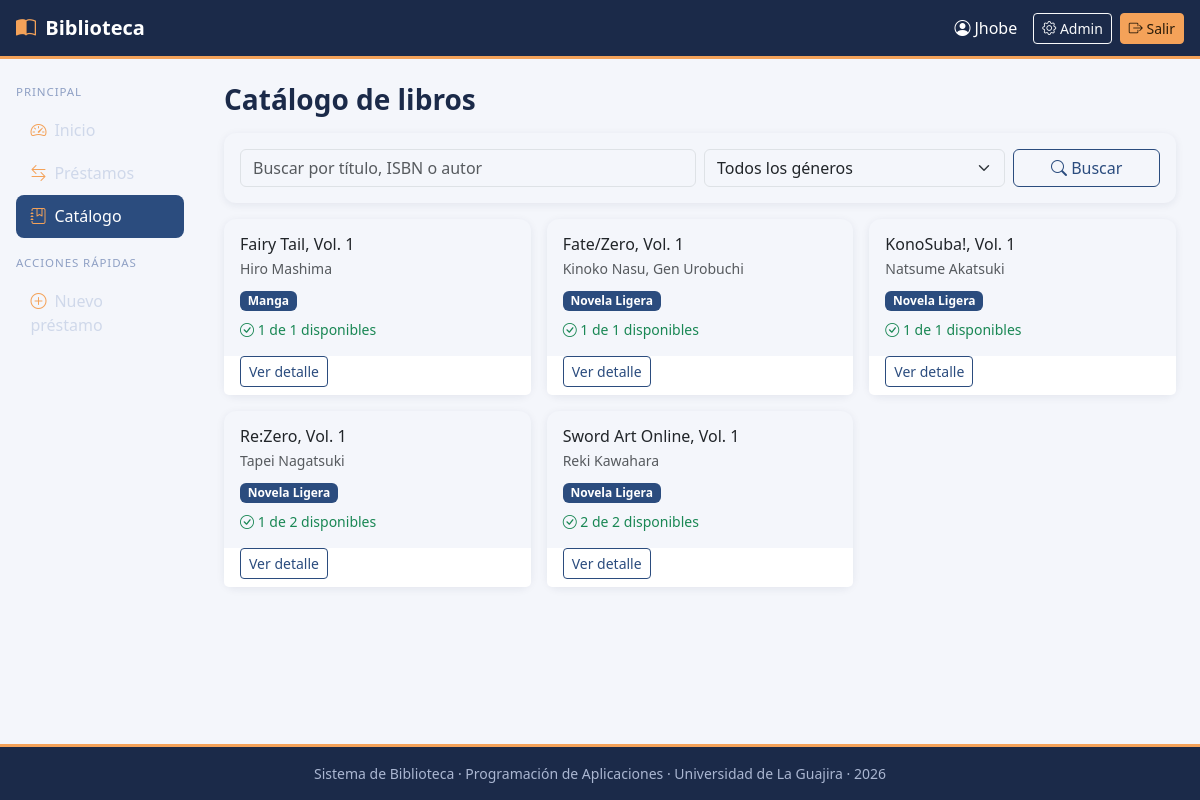
Page /libros/ (signed in) on the committed database.
### apps/libros/models.py (models this page shows, shortened)
class Libro(models.Model):
    pk_lib_id = models.AutoField(primary_key=True)
    lib_titulo = models.CharField(max_length=180)
    lib_isbn = models.CharField(max_length=20, unique=True)
    lib_editorial = models.CharField(max_length=120, blank=True)
    lib_anio_publicacion = models.PositiveSmallIntegerField(null=True, blank=True)
    lib_genero = models.CharField(max_length=80, blank=True)
    lib_descripcion = models.TextField(blank=True)
    lib_autores = models.ManyToManyField(
        'autores.Autor', through='libro_autor.LibroAutor', related_name='libros', blank=True
    )
    class Meta:
        db_table = 'tbl_libro'
        ordering = ['lib_titulo']
        verbose_name = 'libro'
        verbose_name_plural = 'libros'

### apps/autores/models.py (models this page shows)
class Autor(models.Model):
    pk_aut_id = models.AutoField(primary_key=True)
    aut_nombre = models.CharField(max_length=120)
    aut_apellido = models.CharField(max_length=120)
    aut_nacionalidad = models.CharField(max_length=80, blank=True)
    aut_fecha_nacimiento = models.DateField(null=True, blank=True)
    class Meta:
        db_table = 'tbl_autor'
        ordering = ['aut_apellido', 'aut_nombre']
        verbose_name = 'autor'
        verbose_name_plural = 'autores'
    def __str__(self):
        return f'{self.aut_nombre} {self.aut_apellido}'

### apps/libros/views.py (the view)
# urls.py: path('', views.lista, name='lista'),
@login_required
def lista(request):
    q = request.GET.get('q', '').strip()
    genero = request.GET.get('genero', '')
    libros = Libro.objects.prefetch_related('lib_autores').annotate(
        disponibles=Count('ejemplares', filter=Q(ejemplares__eje_estado='disponible')),
        total=Count('ejemplares'),
    ).order_by('lib_titulo')
    if q:
        libros = libros.filter(
            Q(lib_titulo__icontains=q) | Q(lib_isbn__icontains=q)
            | Q(lib_autores__aut_nombre__icontains=q) | Q(lib_autores__aut_apellido__icontains=q)
        ).distinct()
    if genero:
        libros = libros.filter(lib_genero=genero)
    generos = (Libro.objects.exclude(lib_genero='').order_by('lib_genero')
               .values_list('lib_genero', flat=True).distinct())
    pagina = Paginator(libros, 9).get_page(request.GET.get('page'))
    return render(request, 'libros/lista.html', {
        'pagina': pagina, 'q': q, 'genero': genero, 'generos': generos,
    })

### templates/libros/lista.html (shortened to what this page needs)
{% extends 'base.html' %}
{% block contenido %}
<h1 class="h3 titulo-pagina mb-3">Catálogo de libros</h1>
<form method="get" class="card card-body mb-3">
  <div class="row g-2">
    <div class="col-md-6">
      <input type="text" name="q" value="{{ q }}" class="form-control" placeholder="Buscar por título, ISBN o autor">
    </div>
    <div class="col-md-4">
      <select name="genero" class="form-select">
        <option value="">Todos los géneros</option>
      </select>
    </div>
    <div class="col-md-2 d-grid">
      <button class="btn btn-outline-primary" type="submit"><i class="bi bi-search"></i> Buscar</button>
    </div>
  </div>
</form>
<div class="row g-3">
  {% for l in pagina %}
  <div class="col-md-6 col-xl-4">
    <div class="card h-100">
      <div class="card-body">
        <h2 class="h6 mb-1">{{ l.lib_titulo }}</h2>
        <p class="text-muted small mb-2">
          {% for a in l.lib_autores.all %}{{ a }}{% if not forloop.last %}, {% endif %}{% empty %}Autor sin registrar{% endfor %}
        </p>
        {% if l.lib_genero %}<span class="badge text-bg-primary">{{ l.lib_genero }}</span>{% endif %}
        <p class="small mt-2 mb-0">
          {% if l.disponibles > 0 %}<span class="text-success"><i class="bi bi-check-circle"></i> {{ l.disponibles }} de {{ l.total }} disponibles</span>
          {% else %}<span class="text-danger"><i class="bi bi-x-circle"></i> Sin ejemplares disponibles</span>{% endif %}
        </p>
      </div>
      <div class="card-footer bg-white border-0 pt-0">
        <a href="{% url 'libros:detalle' l.pk_lib_id %}" class="btn btn-sm btn-outline-primary">Ver detalle</a>
      </div>
    </div>
  </div>
  {% empty %}
  <div class="col-12"><div class="alert alert-light text-center">No se encontraron libros.</div></div>
  {% endfor %}
</div>
{% endblock %}

### templates/base.html (shortened to what this page needs)
{% load static %}<!DOCTYPE html>
<html lang="es">
<head>
  <link href="https://cdn.jsdelivr.net/npm/bootstrap@5.3.3/dist/css/bootstrap.min.css" rel="stylesheet">
  <link href="https://cdn.jsdelivr.net/npm/bootstrap-icons@1.11.3/font/bootstrap-icons.css" rel="stylesheet">
  <link href="{% static 'css/estilos.css' %}" rel="stylesheet">
</head>
<body>
  {% with ns=request.resolver_match.namespace %}
  <nav class="navbar navbar-dark navbar-bib px-3">
    <div class="d-flex align-items-center">
      <a class="navbar-brand fw-bold" href="{% url 'inicio' %}">
        <i class="bi bi-book-half me-1"></i> Biblioteca
      </a>
    </div>
    <div class="d-flex align-items-center text-white">
      {% if user.is_authenticated %}
        <span class="me-3 d-none d-sm-inline"><i class="bi bi-person-circle me-1"></i>{{ user.get_username }}</span>
        {% if user.is_staff %}
        <a class="btn btn-sm btn-outline-light me-2" href="{% url 'admin:index' %}">
          <i class="bi bi-gear"></i> Admin
        </a>
        {% endif %}
        <form method="post" action="{% url 'logout' %}" class="m-0">
          <button type="submit" class="btn btn-sm btn-acento"><i class="bi bi-box-arrow-right"></i> Salir</button>
        </form>
      {% else %}
        <a class="btn btn-sm btn-acento" href="{% url 'login' %}"><i class="bi bi-box-arrow-in-right"></i> Ingresar</a>
      {% endif %}
    </div>
  </nav>
  <div class="container-fluid contenido">
    <div class="row">
      {% if user.is_authenticated %}
      <aside class="offcanvas-lg offcanvas-start sidebar col-lg-2 p-3" tabindex="-1" id="menuLateral"
             style="--bs-offcanvas-bg: var(--bib-noche); --bs-offcanvas-width: 260px;">
        <div class="offcanvas-body d-block p-0">
          <p class="titulo-seccion mb-2 mt-lg-2">Principal</p>
          <ul class="nav flex-column mb-3">
            <li class="nav-item">
              <a class="nav-link {% if request.resolver_match.url_name == 'inicio' %}active{% endif %}" href="{% url 'inicio' %}">
                <i class="bi bi-speedometer2"></i>Inicio</a>
            </li>
            <li class="nav-item">
              <a class="nav-link {% if ns == 'prestamos' %}active{% endif %}" href="{% url 'prestamos:lista' %}">
                <i class="bi bi-arrow-left-right"></i>Préstamos</a>
            </li>
            <li class="nav-item">
              <a class="nav-link {% if ns == 'libros' %}active{% endif %}" href="{% url 'libros:lista' %}">
                <i class="bi bi-journal-bookmark"></i>Catálogo</a>
            </li>
          </ul>
          <p class="titulo-seccion mb-2">Acciones rápidas</p>
          <ul class="nav flex-column">
            <li class="nav-item">
              <a class="nav-link" href="{% url 'prestamos:crear' %}"><i class="bi bi-plus-circle"></i>Nuevo préstamo</a>
            </li>
          </ul>
        </div>
      </aside>
      {% endif %}
      <main class="{% if user.is_authenticated %}col-lg-10{% else %}col-12{% endif %} p-4">
        {% block contenido %}{% endblock %}
      </main>
    </div>
  </div>
  <footer class="footer-bib text-center py-3 small">
    Sistema de Biblioteca · Programación de Aplicaciones · Universidad de La Guajira · {% now "Y" %}
  </footer>
  {% endwith %}
</body>
</html>

### static/css/estilos.css (style rules this page uses)
:root { --bib-noche: #1b2a49; --bib-azul: #2b4c7e; --bib-acento: #f4a259; --bib-fondo: #f4f6fb; --bs-primary: var(--bib-azul); --bs-primary-rgb: 43, 76, 126; --bs-link-color: var(--bib-azul); --bs-link-color-rgb: 43, 76, 126; --bs-link-hover-color: #1d3558; --bs-body-bg: var(--bib-fondo); }
body { background: var(--bib-fondo); min-height: 100vh; display: flex; flex-direction: column; }
.btn-outline-primary { --bs-btn-color: var(--bib-azul); --bs-btn-border-color: var(--bib-azul); --bs-btn-hover-bg: var(--bib-azul); --bs-btn-hover-border-color: var(--bib-azul); --bs-btn-active-bg: var(--bib-azul); --bs-btn-active-border-color: var(--bib-azul); }
.btn-acento { --bs-btn-bg: var(--bib-acento); --bs-btn-border-color: var(--bib-acento); --bs-btn-color: #2a1c0a; --bs-btn-hover-bg: #e8914a; --bs-btn-hover-border-color: #e8914a; --bs-btn-hover-color: #2a1c0a; }
.navbar-bib { background: var(--bib-noche); border-bottom: 3px solid var(--bib-acento); }
.navbar-bib .navbar-brand i { color: var(--bib-acento); }
.sidebar { background: var(--bib-noche); min-height: 100%; }
.sidebar .nav-link { color: #cfd8ea; border-radius: .5rem; padding: .6rem .9rem; }
.sidebar .nav-link i { color: var(--bib-acento); margin-right: .5rem; }
.sidebar .nav-link.active { background: var(--bib-azul); color: #fff; }
.sidebar .titulo-seccion { color: #8fa0c4; font-size: .72rem; letter-spacing: .08em; text-transform: uppercase; }
.contenido { flex: 1; }
.card { border: 0; box-shadow: 0 2px 8px rgba(27, 42, 73, .08); border-radius: .75rem; }
.titulo-pagina { color: var(--bib-noche); font-weight: 700; }
.footer-bib { background: var(--bib-noche); color: #aab6d1; border-top: 3px solid var(--bib-acento); }

### rows in the picture
Libro: lib_titulo "Fairy Tail, Vol. 1", lib_genero "Manga", disponibles "1", total "1"
Autor: aut_nombre+aut_apellido "Hiro Mashima"
Libro: lib_titulo "Fate/Zero, Vol. 1", lib_genero "Novela Ligera", disponibles "1", total "1"
Autor: aut_nombre+aut_apellido "Kinoko Nasu"
Autor: aut_nombre+aut_apellido "Gen Urobuchi"
Libro: lib_titulo "KonoSuba!, Vol. 1", lib_genero "Novela Ligera", disponibles "1", total "1"
Autor: aut_nombre+aut_apellido "Natsume Akatsuki"
Libro: lib_titulo "Re:Zero, Vol. 1", lib_genero "Novela Ligera", disponibles "1", total "2"
Autor: aut_nombre+aut_apellido "Tapei Nagatsuki"
Libro: lib_titulo "Sword Art Online, Vol. 1", lib_genero "Novela Ligera", disponibles "2", total "2"
Autor: aut_nombre+aut_apellido "Reki Kawahara"

### other values in the picture
{{ user.get_username }} "Jhobe"
